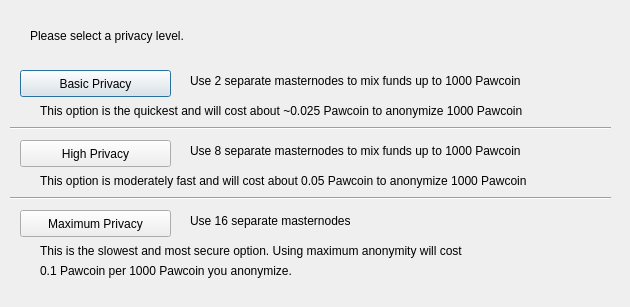
<?xml version="1.0" encoding="UTF-8"?>
<ui version="4.0">
 <class>DarksendConfig</class>
 <widget class="QDialog" name="DarksendConfig">
  <property name="geometry">
   <rect>
    <x>0</x>
    <y>0</y>
    <width>630</width>
    <height>307</height>
   </rect>
  </property>
  <property name="windowTitle">
   <string>Configure Darksend</string>
  </property>
  <widget class="QPushButton" name="buttonBasic">
   <property name="geometry">
    <rect>
     <x>20</x>
     <y>70</y>
     <width>151</width>
     <height>27</height>
    </rect>
   </property>
   <property name="text">
    <string>Basic Privacy</string>
   </property>
  </widget>
  <widget class="QPushButton" name="buttonHigh">
   <property name="geometry">
    <rect>
     <x>20</x>
     <y>140</y>
     <width>151</width>
     <height>27</height>
    </rect>
   </property>
   <property name="text">
    <string>High Privacy</string>
   </property>
  </widget>
  <widget class="QPushButton" name="buttonMax">
   <property name="geometry">
    <rect>
     <x>20</x>
     <y>210</y>
     <width>151</width>
     <height>27</height>
    </rect>
   </property>
   <property name="text">
    <string>Maximum Privacy</string>
   </property>
  </widget>
  <widget class="QLabel" name="label">
   <property name="geometry">
    <rect>
     <x>30</x>
     <y>20</y>
     <width>571</width>
     <height>31</height>
    </rect>
   </property>
   <property name="text">
    <string>Please select a privacy level.</string>
   </property>
  </widget>
  <widget class="QLabel" name="label_2">
   <property name="geometry">
    <rect>
     <x>190</x>
     <y>70</y>
     <width>421</width>
     <height>21</height>
    </rect>
   </property>
   <property name="text">
    <string>Use 2 separate masternodes to mix funds up to 1000 Pawcoin</string>
   </property>
  </widget>
  <widget class="QLabel" name="label_3">
   <property name="geometry">
    <rect>
     <x>190</x>
     <y>140</y>
     <width>411</width>
     <height>21</height>
    </rect>
   </property>
   <property name="text">
    <string>Use 8 separate masternodes to mix funds up to 1000 Pawcoin</string>
   </property>
  </widget>
  <widget class="QLabel" name="label_4">
   <property name="geometry">
    <rect>
     <x>190</x>
     <y>210</y>
     <width>421</width>
     <height>21</height>
    </rect>
   </property>
   <property name="text">
    <string>Use 16 separate masternodes</string>
   </property>
  </widget>
  <widget class="QLabel" name="label_6">
   <property name="geometry">
    <rect>
     <x>40</x>
     <y>100</y>
     <width>561</width>
     <height>21</height>
    </rect>
   </property>
   <property name="text">
    <string>This option is the quickest and will cost about ~0.025 Pawcoin to anonymize 1000 Pawcoin</string>
   </property>
  </widget>
  <widget class="QLabel" name="label_7">
   <property name="geometry">
    <rect>
     <x>40</x>
     <y>170</y>
     <width>561</width>
     <height>21</height>
    </rect>
   </property>
   <property name="text">
    <string>This option is moderately fast and will cost about 0.05 Pawcoin to anonymize 1000 Pawcoin</string>
   </property>
  </widget>
  <widget class="QLabel" name="label_8">
   <property name="geometry">
    <rect>
     <x>40</x>
     <y>240</y>
     <width>561</width>
     <height>21</height>
    </rect>
   </property>
   <property name="text">
    <string>This is the slowest and most secure option. Using maximum anonymity will cost</string>
   </property>
  </widget>
  <widget class="QLabel" name="label_9">
   <property name="geometry">
    <rect>
     <x>40</x>
     <y>260</y>
     <width>561</width>
     <height>21</height>
    </rect>
   </property>
   <property name="text">
    <string>0.1 Pawcoin per 1000 Pawcoin you anonymize.</string>
   </property>
  </widget>
  <widget class="Line" name="line">
   <property name="geometry">
    <rect>
     <x>10</x>
     <y>120</y>
     <width>601</width>
     <height>16</height>
    </rect>
   </property>
   <property name="orientation">
    <enum>Qt::Horizontal</enum>
   </property>
  </widget>
  <widget class="Line" name="line_2">
   <property name="geometry">
    <rect>
     <x>10</x>
     <y>190</y>
     <width>601</width>
     <height>16</height>
    </rect>
   </property>
   <property name="orientation">
    <enum>Qt::Horizontal</enum>
   </property>
  </widget>
 </widget>
 <resources/>
 <connections/>
</ui>
